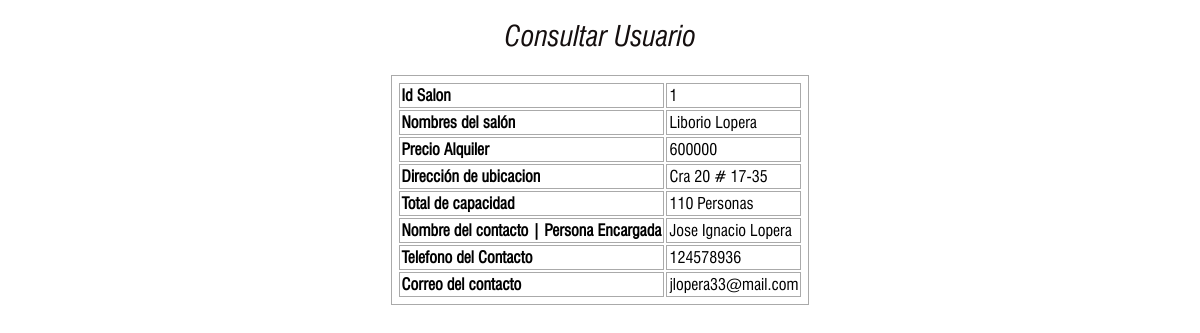
/admin/list_room.php?id=1, run on the app's committed database.
### tables this page shows
CREATE TABLE IF NOT EXISTS `salones` (
`id_salon` int(11) NOT NULL,
  `nombre_salon` text NOT NULL,
  `precio_alquiler` bigint(20) NOT NULL,
  `direccion_ubicacion` text NOT NULL,
  `total_capacidad` int(11) NOT NULL,
  `nombre_contacto` text NOT NULL,
  `telefono_contacto` bigint(20) NOT NULL,
  `email_contacto` text NOT NULL,
  `imagen_salon` text NOT NULL
);

### admin/list_room.php (the view, shortened to what this page needs)
<section id="content_wrapper">
    <h1 class="text_tittle">Consultar Usuario</h1>
    <table class="table_view">
<?php
    include "../layout/header.php";
    require "../bd/open.php";
    $id = $_GET['id'];
    $sql = "SELECT * FROM salones
            WHERE id_salon = $id";
    $rs  = mysql_query($sql,$cnx);
    while ($reg = mysql_fetch_array($rs))
    {
?>
        <tbody>
            <tr>
                <td><strong>Id Salon</strong></td>
                <td><?php echo $reg['id_salon']; ?></td>
            </tr>
            <tr>
                <td><strong>Nombres del salón</strong></td>
                <td><?php echo $reg['nombre_salon']; ?></td>
            </tr>
            <tr>
                <td><strong>Precio Alquiler</strong></td>
                <td><?php echo $reg['precio_alquiler']; ?></td>
            </tr>
            <tr>
                <td><strong>Dirección de ubicacion</strong></td>
                <td><?php echo $reg['direccion_ubicacion']; ?></td>
            </tr>
            <tr>
                <td><strong>Total de capacidad</strong></td>
                <td><?php echo $reg['total_capacidad']; ?> Personas</td>
            </tr>
            <tr>
                <td><strong>Nombre del contacto | Persona Encargada</strong></td>
                <td><?php echo $reg['nombre_contacto']; ?></td>
            </tr>
            <tr>
                <td><strong>Telefono del Contacto</strong></td>
                <td><?php echo $reg['telefono_contacto']; ?></td>
            </tr>
            <tr>
                <td><strong>Correo del contacto</strong></td>
                <td><?php echo $reg['email_contacto']; ?></td>
            </tr>
        </tbody>
<?php
    }
    include "../layout/footer.php";
?>
    </table>
</section>

### public/css/style.css (style rules this page uses)
article, aside, audio, canvas, command, datalist, details, embed, figcaption, figure, footer, header, hgroup, keygen, meter, nav, output, progress, section, source, video { display:block; }
html, body { width:100%; padding:0; margin:0; }
body { font-family: 'Swis_normal', sans-serif; font-size:0.8em; line-height:18px; color:#000000; position:relative; }
h1 { font-family: 'Swis_italic', sans-serif; font-size:28px; font-weight: 700; line-height:32px; letter-spacing:0px; color:#150f0f; font-weight:400; margin-top:0px; padding-bottom:0px; margin-left:1px; }
#content_wrapper { width: 990px; margin: 20px auto; clear:both; font-size: 1.1em; overflow: hidden; }
#content_wrapper #tabs table, #content_wrapper table { padding: 5px; border: 1px solid #aaa; margin: 0 auto; }
#content_wrapper table td, #content_wrapper table th { padding: 2px; border: 1px solid #aaa; margin: 10px; }
.table_view { margin: 0 auto; }
.text_tittle { text-align: center; }

### public/css/lightbox.css (style rules this page uses)
body:after { content: url(../img/close.png) url(../img/loading.gif) url(../img/prev.png) url(../img/next.png); display: none; }

### data on the page
salones: id_salon "1", nombre_salon "Liborio Lopera", precio_alquiler "600000", direccion_ubicacion "Cra 20 # 17-35", total_capacidad "110", nombre_contacto "Jose Ignacio Lopera", telefono_contacto "124578936", email_contacto "jlopera33@mail.com"
